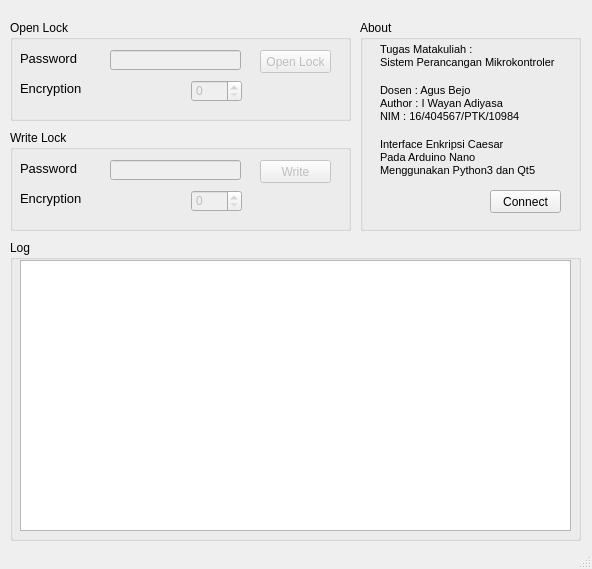
<?xml version="1.0" encoding="UTF-8"?>
<ui version="4.0">
 <class>MainWindow</class>
 <widget class="QMainWindow" name="MainWindow">
  <property name="geometry">
   <rect>
    <x>0</x>
    <y>0</y>
    <width>592</width>
    <height>569</height>
   </rect>
  </property>
  <property name="windowTitle">
   <string>MainWindow</string>
  </property>
  <widget class="QWidget" name="centralwidget">
   <widget class="QGroupBox" name="gbOpen">
    <property name="geometry">
     <rect>
      <x>10</x>
      <y>20</y>
      <width>341</width>
      <height>101</height>
     </rect>
    </property>
    <property name="title">
     <string>Open Lock</string>
    </property>
    <widget class="QLabel" name="lblShiftOpen">
     <property name="geometry">
      <rect>
       <x>10</x>
       <y>60</y>
       <width>81</width>
       <height>16</height>
      </rect>
     </property>
     <property name="font">
      <font>
       <pointsize>10</pointsize>
      </font>
     </property>
     <property name="text">
      <string>Encryption</string>
     </property>
    </widget>
    <widget class="QLabel" name="lblPasswordOpen">
     <property name="geometry">
      <rect>
       <x>10</x>
       <y>30</y>
       <width>81</width>
       <height>16</height>
      </rect>
     </property>
     <property name="font">
      <font>
       <pointsize>10</pointsize>
      </font>
     </property>
     <property name="text">
      <string>Password</string>
     </property>
    </widget>
    <widget class="QSpinBox" name="numShiftOpen">
     <property name="enabled">
      <bool>false</bool>
     </property>
     <property name="geometry">
      <rect>
       <x>181</x>
       <y>60</y>
       <width>51</width>
       <height>22</height>
      </rect>
     </property>
     <property name="minimum">
      <number>0</number>
     </property>
     <property name="maximum">
      <number>9</number>
     </property>
    </widget>
    <widget class="QLineEdit" name="txtPasswordOpen">
     <property name="enabled">
      <bool>false</bool>
     </property>
     <property name="geometry">
      <rect>
       <x>100</x>
       <y>30</y>
       <width>131</width>
       <height>20</height>
      </rect>
     </property>
     <property name="maxLength">
      <number>25</number>
     </property>
    </widget>
    <widget class="QPushButton" name="pbOpen">
     <property name="enabled">
      <bool>false</bool>
     </property>
     <property name="geometry">
      <rect>
       <x>250</x>
       <y>30</y>
       <width>71</width>
       <height>23</height>
      </rect>
     </property>
     <property name="text">
      <string>Open Lock</string>
     </property>
     <property name="default">
      <bool>false</bool>
     </property>
     <property name="flat">
      <bool>false</bool>
     </property>
    </widget>
   </widget>
   <widget class="QGroupBox" name="gpWrite">
    <property name="geometry">
     <rect>
      <x>10</x>
      <y>130</y>
      <width>341</width>
      <height>101</height>
     </rect>
    </property>
    <property name="title">
     <string>Write Lock</string>
    </property>
    <widget class="QLabel" name="lblShiftWrite">
     <property name="geometry">
      <rect>
       <x>10</x>
       <y>60</y>
       <width>81</width>
       <height>16</height>
      </rect>
     </property>
     <property name="font">
      <font>
       <pointsize>10</pointsize>
      </font>
     </property>
     <property name="text">
      <string>Encryption</string>
     </property>
    </widget>
    <widget class="QLabel" name="lblPasswordWrite">
     <property name="geometry">
      <rect>
       <x>10</x>
       <y>30</y>
       <width>81</width>
       <height>16</height>
      </rect>
     </property>
     <property name="font">
      <font>
       <pointsize>10</pointsize>
      </font>
     </property>
     <property name="text">
      <string>Password</string>
     </property>
    </widget>
    <widget class="QSpinBox" name="numShiftWrite">
     <property name="enabled">
      <bool>false</bool>
     </property>
     <property name="geometry">
      <rect>
       <x>181</x>
       <y>60</y>
       <width>51</width>
       <height>22</height>
      </rect>
     </property>
     <property name="maximum">
      <number>9</number>
     </property>
    </widget>
    <widget class="QLineEdit" name="txtPasswordWrite">
     <property name="enabled">
      <bool>false</bool>
     </property>
     <property name="geometry">
      <rect>
       <x>100</x>
       <y>30</y>
       <width>131</width>
       <height>20</height>
      </rect>
     </property>
     <property name="maxLength">
      <number>25</number>
     </property>
    </widget>
    <widget class="QPushButton" name="pbWrite">
     <property name="enabled">
      <bool>false</bool>
     </property>
     <property name="geometry">
      <rect>
       <x>250</x>
       <y>30</y>
       <width>71</width>
       <height>23</height>
      </rect>
     </property>
     <property name="text">
      <string>Write</string>
     </property>
     <property name="checkable">
      <bool>false</bool>
     </property>
    </widget>
   </widget>
   <widget class="QGroupBox" name="gpLog">
    <property name="geometry">
     <rect>
      <x>10</x>
      <y>240</y>
      <width>571</width>
      <height>301</height>
     </rect>
    </property>
    <property name="sizePolicy">
     <sizepolicy hsizetype="Fixed" vsizetype="Fixed">
      <horstretch>0</horstretch>
      <verstretch>0</verstretch>
     </sizepolicy>
    </property>
    <property name="title">
     <string>Log</string>
    </property>
    <widget class="QTextEdit" name="txtLog">
     <property name="geometry">
      <rect>
       <x>10</x>
       <y>20</y>
       <width>551</width>
       <height>271</height>
      </rect>
     </property>
     <property name="font">
      <font>
       <family>Courier New</family>
      </font>
     </property>
    </widget>
   </widget>
   <widget class="QGroupBox" name="gpAbout">
    <property name="geometry">
     <rect>
      <x>360</x>
      <y>20</y>
      <width>221</width>
      <height>211</height>
     </rect>
    </property>
    <property name="title">
     <string>About</string>
    </property>
    <widget class="QLabel" name="lblAbout">
     <property name="geometry">
      <rect>
       <x>20</x>
       <y>20</y>
       <width>191</width>
       <height>141</height>
      </rect>
     </property>
     <property name="font">
      <font>
       <pointsize>10</pointsize>
      </font>
     </property>
     <property name="text">
      <string>&lt;!DOCTYPE HTML PUBLIC &quot;-//W3C//DTD HTML 4.0//EN&quot; &quot;http://www.w3.org/TR/REC-html40/strict.dtd&quot;&gt;
&lt;html&gt;&lt;head&gt;&lt;meta name=&quot;qrichtext&quot; content=&quot;1&quot; /&gt;&lt;style type=&quot;text/css&quot;&gt;
p, li { white-space: pre-wrap; }
&lt;/style&gt;&lt;/head&gt;&lt;body style=&quot; font-family:'MS Shell Dlg 2'; font-size:10pt; font-weight:400; font-style:normal;&quot;&gt;
&lt;p style=&quot; margin-top:0px; margin-bottom:0px; margin-left:0px; margin-right:0px; -qt-block-indent:0; text-indent:0px;&quot;&gt;&lt;span style=&quot; font-size:8pt; font-weight:200;&quot;&gt;Tugas Matakuliah : &lt;/span&gt;&lt;/p&gt;
&lt;p style=&quot; margin-top:0px; margin-bottom:0px; margin-left:0px; margin-right:0px; -qt-block-indent:0; text-indent:0px;&quot;&gt;&lt;span style=&quot; font-size:8pt; font-weight:200;&quot;&gt;Sistem Perancangan Mikrokontroler&lt;/span&gt;&lt;/p&gt;
&lt;p style=&quot;-qt-paragraph-type:empty; margin-top:0px; margin-bottom:0px; margin-left:0px; margin-right:0px; -qt-block-indent:0; text-indent:0px;&quot;&gt;&lt;br /&gt;&lt;/p&gt;
&lt;p style=&quot; margin-top:0px; margin-bottom:0px; margin-left:0px; margin-right:0px; -qt-block-indent:0; text-indent:0px;&quot;&gt;&lt;span style=&quot; font-size:8pt; font-weight:200;&quot;&gt;Dosen : Agus Bejo&lt;/span&gt;&lt;/p&gt;
&lt;p style=&quot; margin-top:0px; margin-bottom:0px; margin-left:0px; margin-right:0px; -qt-block-indent:0; text-indent:0px;&quot;&gt;&lt;span style=&quot; font-size:8pt; font-weight:200;&quot;&gt;Author : I Wayan Adiyasa&lt;/span&gt;&lt;/p&gt;
&lt;p style=&quot; margin-top:0px; margin-bottom:0px; margin-left:0px; margin-right:0px; -qt-block-indent:0; text-indent:0px;&quot;&gt;&lt;span style=&quot; font-size:8pt; font-weight:200;&quot;&gt;NIM : 16/404567/PTK/10984&lt;/span&gt;&lt;/p&gt;
&lt;p style=&quot;-qt-paragraph-type:empty; margin-top:0px; margin-bottom:0px; margin-left:0px; margin-right:0px; -qt-block-indent:0; text-indent:0px;&quot;&gt;&lt;br /&gt;&lt;/p&gt;
&lt;p style=&quot; margin-top:0px; margin-bottom:0px; margin-left:0px; margin-right:0px; -qt-block-indent:0; text-indent:0px;&quot;&gt;&lt;span style=&quot; font-size:8pt; font-weight:200;&quot;&gt;Interface Enkripsi Caesar &lt;/span&gt;&lt;/p&gt;
&lt;p style=&quot; margin-top:0px; margin-bottom:0px; margin-left:0px; margin-right:0px; -qt-block-indent:0; text-indent:0px;&quot;&gt;&lt;span style=&quot; font-size:8pt; font-weight:200;&quot;&gt;Pada Arduino Nano &lt;/span&gt;&lt;/p&gt;
&lt;p style=&quot; margin-top:0px; margin-bottom:0px; margin-left:0px; margin-right:0px; -qt-block-indent:0; text-indent:0px;&quot;&gt;&lt;span style=&quot; font-size:8pt; font-weight:200;&quot;&gt;Menggunakan Python3 dan Qt5&lt;/span&gt;&lt;/p&gt;&lt;/body&gt;&lt;/html&gt;</string>
     </property>
     <property name="textFormat">
      <enum>Qt::RichText</enum>
     </property>
    </widget>
    <widget class="QPushButton" name="pbConnect">
     <property name="geometry">
      <rect>
       <x>130</x>
       <y>170</y>
       <width>71</width>
       <height>23</height>
      </rect>
     </property>
     <property name="text">
      <string>Connect</string>
     </property>
     <property name="default">
      <bool>false</bool>
     </property>
     <property name="flat">
      <bool>false</bool>
     </property>
    </widget>
   </widget>
  </widget>
  <widget class="QMenuBar" name="menubar">
   <property name="geometry">
    <rect>
     <x>0</x>
     <y>0</y>
     <width>592</width>
     <height>21</height>
    </rect>
   </property>
  </widget>
  <widget class="QStatusBar" name="statusbar"/>
 </widget>
 <resources/>
 <connections/>
</ui>
